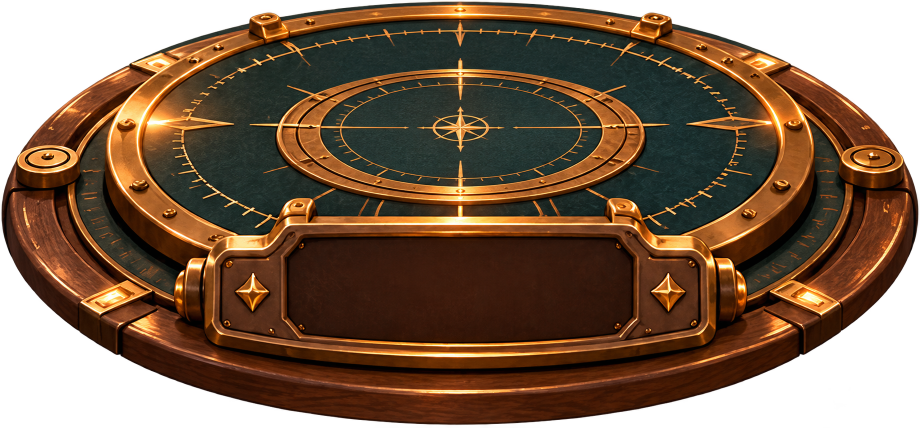
#> input picture docs/design/matching/base-reconstruction/generated.png, 1840 x 855 px (shown at 1/2 size)
$ python pack-matching-base.py
#> lines starting #> are read from the running program, lines starting #| are printed output that depends on the picture
"""Package the reconstructed bare platform; preserve RGB, alpha and aspect ratio."""
from pathlib import Path
from PIL import Image
ROOT=Path(__file__).resolve().parents[1]
im=Image.open(ROOT/'docs/design/matching/base-reconstruction/generated.png').convert('RGBA')
#> im is the input picture: PIL image 1840x855 RGBA; mean R, G, B, A 70.3, 44.8, 24.2, 197.2
im=im.crop(im.getchannel('A').getbbox());im.thumbnail((657,306),Image.Resampling.LANCZOS)
#> after `im.thumbnail((657, 306), Image.Resampling.LANCZOS)`:
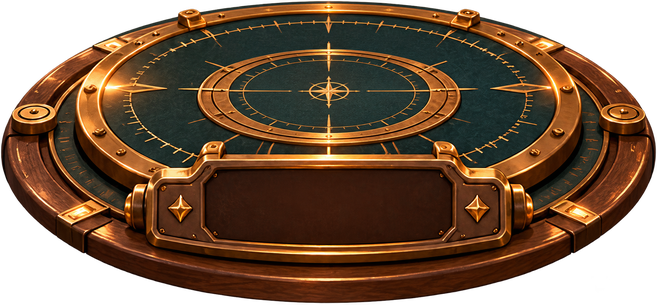
#> im: PIL image 657x305 RGBA; mean R, G, B, A 69.9, 44.6, 24.1, 197.2; transparent parts drawn white
canvas=Image.new('RGBA',(657,306));canvas.alpha_composite(im,((657-im.width)//2,306-im.height))
#> after `canvas = Image.new('RGBA', (657, 306))`: canvas: PIL image 657x306 RGBA; every value is 0
#> after `canvas.alpha_composite(im, ((657 - im.width) // 2, 306 - im.height))`:
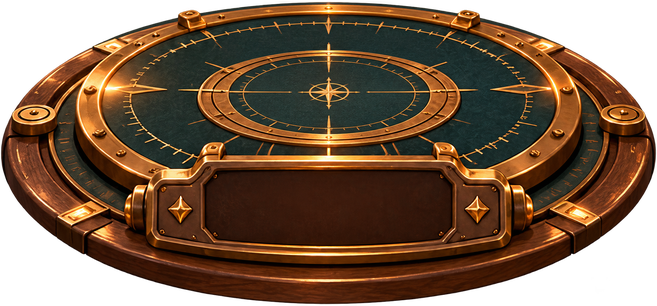
#> canvas: PIL image 657x306 RGBA; mean R, G, B, A 69.6, 44.4, 24.1, 196.6; transparent parts drawn white
canvas.save(ROOT/'assets/resources/art/matching/base.png',optimize=True)
